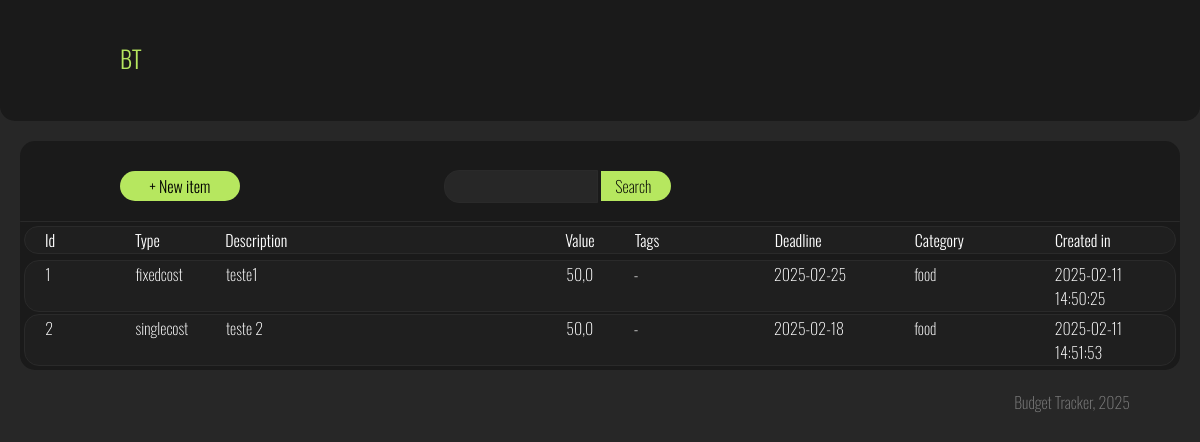
The page / on the database its author committed.
### models.py (models this page shows, shortened)
class Item(db.Model):
    id = db.Column(db.Integer, primary_key=True, autoincrement=True)
    type = db.Column(db.String(50), nullable=False)
    description = db.Column(db.Text, nullable=False)
    value = db.Column(db.Float, nullable=False)
    tags = db.Column(db.String(100))
    deadline = db.Column(db.DateTime, default=datetime.now, nullable=True)
    created_in = db.Column(db.DateTime, default=datetime.now)
    category_id = db.Column(db.Integer, db.ForeignKey('category.id'), nullable=False)
    category = db.relationship('Category', backref=db.backref('items', lazy=True))

class Category(db.Model):
    id = db.Column(db.Integer, primary_key=True)
    name = db.Column(db.String(100), unique=True, nullable=False)
    def __repr__(self):
        return self.name

### app.py (the view)
@app.route('/')
def index():
    items = Item.query.all()
    return render_template('index.html', items=items)

### templates/index.html (shortened to what this page needs)
<!DOCTYPE html>
<html lang="pt-BR">
<head>
    <link rel="stylesheet" href="/static/css/styles.css">
</head>
<body>
    <header class="header">
        <div class="logo-container">
            <a href="/" class="bt-link"><span>BT</span></a>
        </div>
    </header>
    <div class="grid-container">
        <div class="top-grid">
            <button id="openModal" class="button-new-item">+ New item</button>
            <input type="text" class="search-item">
            <button class="search-button">Search</button>
        </div>
        <table class="grid">
            <thead>
                <tr>
                    <th class="grid-id">Id</th>
                    <th class="grid-type">Type</th>
                    <th class="grid-description">Description</th>
                    <th class="grid-value">Value</th>
                    <th class="grid-tag">Tags</th>
                    <th class="grid-deadline">Deadline</th>
                    <th class="grid-category">Category</th>
                    <th class="grid-created">Created in</th>
                </tr>
            </thead>
            <tbody>
                {% for item in items %}
                <tr>
                    <td class="grid-id">
                        <span><a href="/item/{{ item.id }}" class="grid-id-a">{{ item.id }}</a></span>
                    </td>
                    <td class="grid-type">{{ item.type }}</td>
                    <td class="grid-description">
                        <a href="/item/{{ item.id }}" class="grid-description-a">{{ item.description }}</a>
                    </td>
                    <td class="grid-value">{{ item.value | round(2) | replace('.', ',') }}</td>
                    <td class="grid-tag">
                        {% if item.tags %}
                            {% for tag in item.tags.split(',') %}
                                #{{ tag.strip() }}
                            {% endfor %}
                        {% else %}
                        <span> - </span>
                        {% endif %}
                    </td>
                    <td class="grid-deadline">{{ item.deadline.strftime('%Y-%m-%d') if item.deadline else 'Sem prazo' }}
                    </td>
                    <td class="grid-category">{{ item.category }}</td>
                    <td class="grid-created">{{ item.created_in.strftime('%Y-%m-%d %H:%M:%S') }}</td>
                </tr>
                {% endfor %}
            </tbody>
        </table>
    </div>
    <footer>
        Budget Tracker, 2025
    </footer>
</body>
</html>

### static/css/styles.css (style rules this page uses)
:root { --primary-font: "Oswald"; }
body { background-color: #272727; font-family: var(--primary-font); margin: 0; }
.header { background-color: #1A1A1A; padding-bottom: 40px; border-bottom-right-radius: 15px; border-bottom-left-radius: 15px; }
.logo-container { padding-left: 120px; padding-top: 40px; }
.top-grid { border-radius: 1px; border-bottom: 1px solid rgb(42, 42, 42); }
.button-new-item { width: 120px; text-wrap: nowrap; border-radius: 15px; background-color: #B6E75F; font-family: var(--primary-font); font-weight: 300; font-size: 16px; padding: 2px 20px; margin: 30px 100px 20px 100px; border: none; height: 30px; }
.search-item { color: white; font-family: var(--primary-font); font-weight: 200; background-color: #272727; height: 29px; font-size: 16px; margin-left: 100px; border-top-left-radius: 15px; border-bottom-left-radius: 15px; padding-left: 15px; border: 1px solid rgb(42, 42, 42); outline: none; }
.search-button { width: 70px; height: 30px; font-size: 16px; font-family: var(--primary-font); font-weight: 200; border-top-right-radius: 15px; border-bottom-right-radius: 15px; padding-left: 0; margin-left: 0; border: none; background-color: #B6E75F; }
.bt-link { position: relative; display: inline-block; font-size: 24px; font-weight: 300; text-decoration: none; color: #B6E75F; overflow: hidden; transition: width 0.3s ease-in-out; width: 40px; white-space: nowrap; }
.bt-link::after { content: "Budget Tracker"; position: absolute; left: 0; opacity: 0; transition: opacity 0.5s ease-in-out; }
.grid-container { margin: 20px; border-radius: 15px; background-color: #1A1A1A; color: white; }
.grid { width: 100%; }
table { border-radius: 15px; }
tr { margin: 2px; display: flex; flex-direction: row; justify-content: space-around; background-color: #1f1f1f; border-radius: 15px; border: 1px solid rgb(42, 42, 42); }
thead th { font-weight: bold; text-align: left; font-weight: 300; font-size: 16px; }
footer { text-align: right; padding-right: 70px; font-weight: 200; color: #7b7b7b; }
tbody td { text-align: left; font-weight: 200; font-size: 16px; }
.grid-id { align-items: left; width: 50px; }
.grid-id-a { color: white; text-decoration: none; align-items: left; width: 50px; border-bottom: 1px solid transparent; }
.grid-type { align-items: left; width: 50px; }
.grid-description { align-items: left; width: 300px; }
.grid-description-a { color: white; text-decoration: none; align-items: left; width: 300px; border-bottom: 1px solid transparent; transition: border-color 0.3s ease-in-out; }
.grid-tag { align-items: left; width: 100px; }
.grid-deadline { align-items: left; width: 100px; }
.grid-category { align-items: left; width: 100px; }
.grid-created { align-items: left; width: 100px; }

### rows shown on the page
Item: id "1", type "fixedcost", description "teste1", value "50,0", deadline "2025-02-25", category "food", created_in "2025-02-11 14:50:25"
Item: id "2", type "singlecost", description "teste 2", value "50,0", deadline "2025-02-18", category "food", created_in "2025-02-11 14:51:53"
